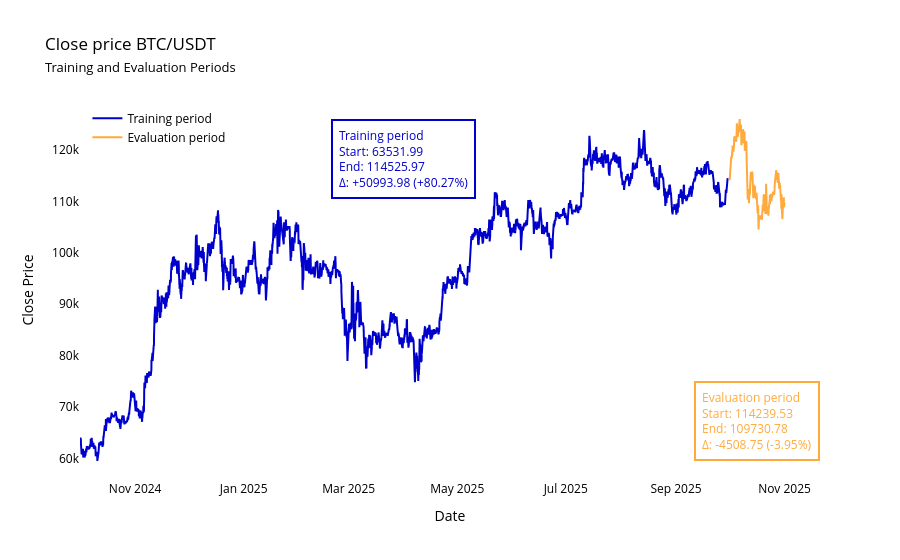

Source (notebook cell):
### Markdown cell above
## Train/Evaluation Split

The dataset is divided into two periods:
- **Training period**: from 2024-10-01 to 2025-09-30
- **Evaluation period**: from 2025-09-30 to 2025-11-01

The plot below shows the closing price evolution for each period, along with variation statistics.

### Code cell
train_start = "2024-10-01"
train_end = "2025-09-30"
eval_start = "2025-10-01"
eval_end = "2025-11-01"

df_train = df[(df.index >= train_start) & (df.index <= train_end)]
df_eval = df[(df.index >= eval_start) & (df.index <= eval_end)]

# Compute variations for each period (absolute and percentage change)
def compute_variations(df_period):
    if df_period.empty:
        return None, None, None, None
    close_start = df_period["close"].iloc[0]
    close_end = df_period["close"].iloc[-1]
    abs_change = close_end - close_start
    pct_change = (abs_change / close_start) * 100
    return close_start, close_end, abs_change, pct_change

train_start_price, train_end_price, train_abs_change, train_pct_change = compute_variations(df_train)
eval_start_price, eval_end_price, eval_abs_change, eval_pct_change = compute_variations(df_eval)

fig = go.Figure()

fig.add_trace(go.Scatter(
    x=df_train.index,
    y=df_train["close"],
    mode="lines",
    name="Training period",
    line=dict(color="#0000cc"),
))

fig.add_trace(go.Scatter(
    x=df_eval.index,
    y=df_eval["close"],
    mode="lines",
    name="Evaluation period",
    line=dict(color="#ffaa3c"),
))

# Add annotations for each period containing key info
if train_start_price is not None:
    train_text = (
        f"Training period<br>"
        f"Start: {train_start_price:.2f}<br>"
        f"End: {train_end_price:.2f}<br>"
        f"Δ: {train_abs_change:+.2f} ({train_pct_change:+.2f}%)"
    )
    fig.add_annotation(
        x=df_train.index[int(len(df_train)//2)] if len(df_train) else train_start,
        y=max(df_train["close"].max(), df_eval["close"].max()),
        text=train_text,
        showarrow=False,
        align="left",
        bordercolor="#0000cc",
        borderwidth=2,
        borderpad=6,
        bgcolor="white",
        font=dict(color="#0000cc"),
        xanchor="center",
        yanchor="top"
    )

if eval_start_price is not None:
    eval_text = (
        f"Evaluation period<br>"
        f"Start: {eval_start_price:.2f}<br>"
        f"End: {eval_end_price:.2f}<br>"
        f"Δ: {eval_abs_change:+.2f} ({eval_pct_change:+.2f}%)"
    )
    fig.add_annotation(
        x=df_eval.index[int(len(df_eval)//2)] if len(df_eval) else eval_start,
        y=min(df_train["close"].min(), df_eval["close"].min()),
        text=eval_text,
        showarrow=False,
        align="left",
        bordercolor="#ffaa3c",
        borderwidth=2,
        borderpad=6,
        bgcolor="white",
        font=dict(color="#ffaa3c"),
        xanchor="center",
        yanchor="bottom"
    )

fig.update_layout(
    title="Close price BTC/USDT<br><span style='font-size:13px'>Training and Evaluation Periods</span>",
    xaxis_title="Date",
    yaxis_title="Close Price",
    legend=dict(
        x=0.01, 
        y=0.99, 
        bgcolor="rgba(0,0,0,0)",
        font=dict(color="black")
    ),
    plot_bgcolor="white",
    paper_bgcolor="white",
    font_color='black',
    xaxis=dict(color='black'),
    yaxis=dict(color='black'),
)
fig.show()

### Figure 1 — Plotly figure (JSON) as saved in the notebook; plotly's stock layout.template omitted (floating-point values rounded to 4 significant figures; data arrays with more than 128 entries replaced by an {"elided": "..."} marker saying what was removed)
{"data": [{"line": {"color": "#0000cc"}, "mode": "lines", "name": "Training period", "type": "scatter", "x": {"elided": "8737 str values"}, "y": {"elided": "8737 float values"}}, {"line": {"color": "#ffaa3c"}, "mode": "lines", "name": "Evaluation period", "type": "scatter", "x": {"elided": "745 str values"}, "y": {"elided": "745 float values"}}], "layout": {"annotations": [{"align": "left", "bgcolor": "white", "bordercolor": "#0000cc", "borderpad": 6, "borderwidth": 2, "font": {"color": "#0000cc"}, "showarrow": false, "text": "Training period<br>Start: 63531.99<br>End: 114525.97<br>Δ: +50993.98 (+80.27%)", "x": "2025-04-01T00:00:00", "xanchor": "center", "y": 126000.0, "yanchor": "top"}, {"align": "left", "bgcolor": "white", "bordercolor": "#ffaa3c", "borderpad": 6, "borderwidth": 2, "font": {"color": "#ffaa3c"}, "showarrow": false, "text": "Evaluation period<br>Start: 114239.53<br>End: 109730.78<br>Δ: -4508.75 (-3.95%)", "x": "2025-10-16T12:00:00", "xanchor": "center", "y": 59500.0, "yanchor": "bottom"}], "font": {"color": "black"}, "legend": {"bgcolor": "rgba(0,0,0,0)", "font": {"color": "black"}, "x": 0.01, "y": 0.99}, "paper_bgcolor": "white", "plot_bgcolor": "white", "title": {"text": "Close price BTC/USDT<br><span style='font-size:13px'>Training and Evaluation Periods</span>"}, "xaxis": {"color": "black", "title": {"text": "Date"}}, "yaxis": {"color": "black", "title": {"text": "Close Price"}}}}
